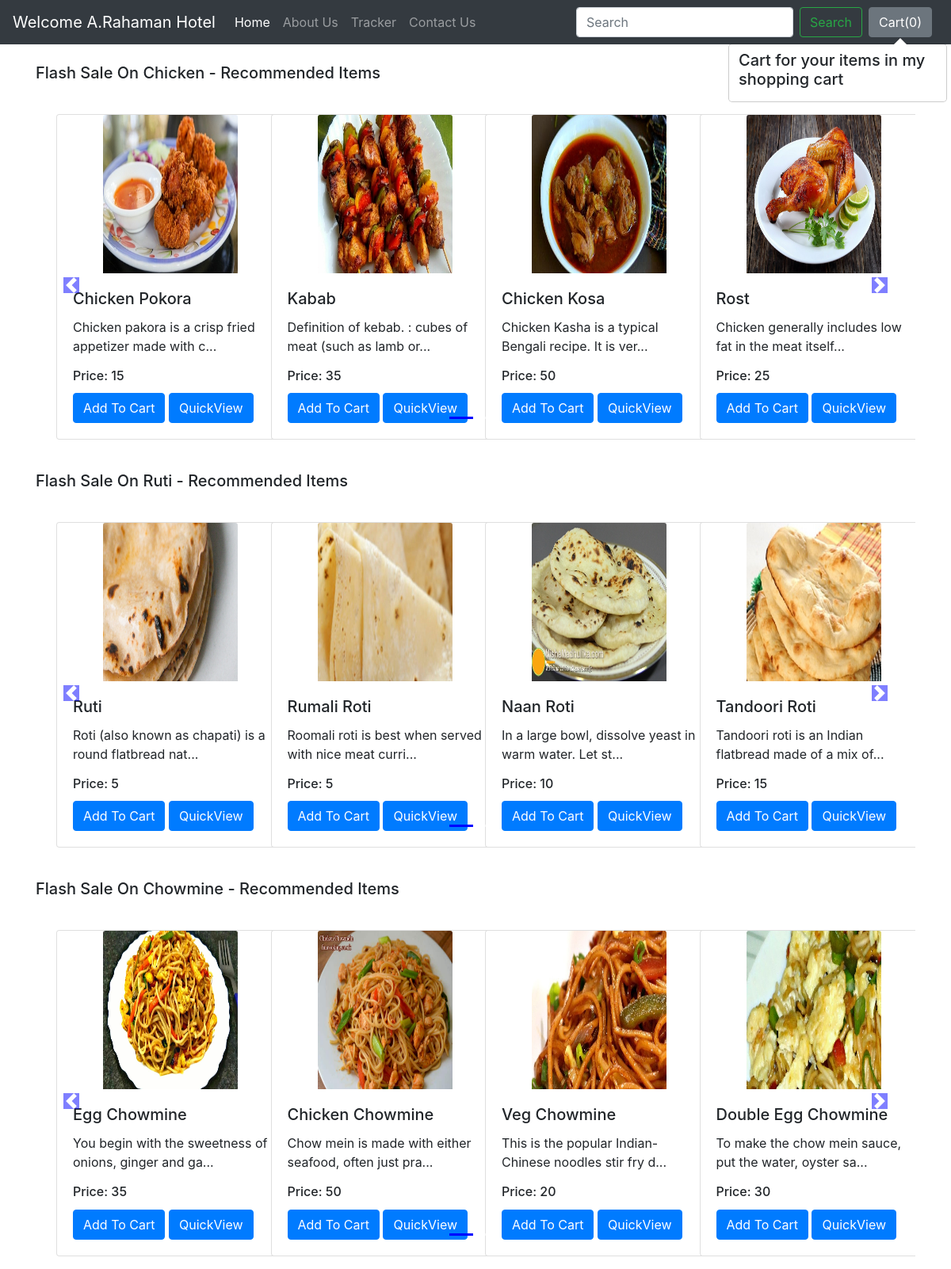
The app's page /shop/ with its own data.
### shop/models.py (models this page shows, shortened)
class Product(models.Model):
    product_id = models.AutoField
    product_name = models.CharField(max_length=50)
    category = models.CharField(max_length=50, default="")
    subcategory = models.CharField(max_length=50, default="")
    price = models.IntegerField(default=0)
    desc = models.CharField(max_length=300)
    pub_date = models.DateField()
    image = models.ImageField(upload_to='shop/images', default="")

### shop/views.py (the view)
# urls.py: path('', views.index)
def index(request):
    allProds = []
    catprods = Product.objects.values('category', 'id')
    cats = {item['category'] for item in catprods}
    for cat in cats:
        prod = Product.objects.filter(category=cat)
        n = len(prod)
        nSlides = n // 4 + ceil((n / 4) - (n // 4))
        allProds.append([prod, range(1, nSlides), nSlides])
    params = {'allProds':allProds}
    return render(request, 'shop/index.html', params)

### shop/templates/shop/index.html (shortened to what this page needs)
{% extends 'shop/basic.html' %}
{% block body %}
{% load static %}
<div class="container">
    {% for product, range, nSlides in allProds %}
    <h5 class="my-4">Flash Sale On {{product.0.category}} - Recommended Items</h5>
    <div class="row">
        <div id="demo{{forloop.counter}}" class="col carousel slide my-3" data-ride="carousel">
            <ul class="carousel-indicators">
                <li data-target="#demo{{forloop.counter}}" data-slide-to="0" class="active"></li>
                {% for i in range %}
                <li data-target="#demo{{forloop.parentloop.counter}}" data-slide-to="{{i}}"></li>
                {% endfor %}
            </ul>
            <div class="container carousel-inner no-padding">
                <div class="carousel-item active">
                    {% for i in product %}
                    <div class="col-xs-3 col-sm-3 col-md-3">
                        <div class="card align-items-center" style="width: 18rem;">
                            <img src='/media/{{i.image}}' class="card-img-top" alt="...">
                            <div class="card-body">
                                <h5 class="card-title" id="namepr{{i.id}}">{{i.product_name}}</h5>
                                <p class="card-text">{{i.desc|slice:"0:53"}}...</p>
                                <h6 class="card-title"> Price: <span id="pricepr{{i.id}}">{{i.price}}</span></h6>
                                <span id="divpr{{i.id}}" class="divpr">
                                    <button id="pr{{i.id}}" class="btn btn-primary cart">Add To Cart</button>
                                </span>
                                <a href="/shop/products/{{i.id}}"><button id="qv{{i.id}}" class="btn btn-primary cart">QuickView</button></a>
                            </div>
                        </div>
                    </div>
                    {% if forloop.counter|divisibleby:4 and forloop.counter > 0 and not forloop.last %}
                </div>
                    {% endif %}
                    {% endfor %}
            </div>
        </div>
        <a class="carousel-control-prev" href="#demo{{forloop.counter}}" data-slide="prev">
            <span class="carousel-control-prev-icon"></span>
        </a>
        <a class="carousel-control-next" href="#demo{{forloop.counter}}" data-slide="next">
            <span class="carousel-control-next-icon"></span>
        </a>
    </div>
    {% endfor %}
</div>
{% endblock %}

### shop/templates/shop/basic.html (shortened to what this page needs)
<!doctype html>
<html lang="en">
  <head>
    <link rel="stylesheet" href="https://stackpath.bootstrapcdn.com/bootstrap/4.2.1/css/bootstrap.min.css">
  </head>
  <body>
    <nav class="navbar navbar-expand-lg navbar-dark bg-dark">
  <a class="navbar-brand" href="/shop">Welcome A.Rahaman Hotel</a>
  <div class="collapse navbar-collapse" id="navbarSupportedContent">
    <ul class="navbar-nav mr-auto">
      <li class="nav-item active">
        <a class="nav-link" href="/shop">Home <span class="sr-only">(current)</span></a>
      </li>
      <li class="nav-item">
        <a class="nav-link" href="/shop/about">About Us</a>
      </li>
      <li class="nav-item">
        <a class="nav-link" href="/shop/tracker">Tracker</a>
      </li>
      <li class="nav-item">
        <a class="nav-link" href="/shop/contact">Contact Us</a>
      </li>
    </ul>
    <form class="form-inline my-2 my-lg-0">
      <input class="form-control mr-sm-2" type="search" placeholder="Search" aria-label="Search">
      <button class="btn btn-outline-success my-2 my-sm-0" type="submit">Search</button>
    </form>
    <button type="button" class="btn btn-secondary mx-2" id="popcart" data-container="body" data-toggle="popover" data-placement="bottom" data-html="true" data-content="Vivamus
sagittis lacus vel augue laoreet rutrum faucibus.">
  Cart(<span id="cart">0</span>)
</button>
  </div>
</nav>
  {% block body %} {% endblock %}
  </body>
</html>

### records on screen
Product: category "Chicken", image (picture), product_name "Chicken Pokora", desc "Chicken pakora is a crisp fried appetizer made with c", price "15"
Product: image (picture), product_name "Kabab", desc "Definition of kebab. : cubes of meat (such as lamb or", price "35"
Product: image (picture), product_name "Chicken Kosa", desc "Chicken Kasha is a typical Bengali recipe. It is ver", price "50"
Product: image (picture), product_name "Rost", desc "Chicken generally includes low fat in the meat itself", price "25"
Product: category "Ruti", image (picture), product_name "Ruti", desc "Roti (also known as chapati) is a round flatbread nat", price "5"
Product: image (picture), product_name "Rumali Roti", desc "Roomali roti is best when served with nice meat curri", price "5"
Product: image (picture), product_name "Naan Roti", desc "In a large bowl, dissolve yeast in warm water. Let st", price "10"
Product: image (picture), product_name "Tandoori Roti", desc "Tandoori roti is an Indian flatbread made of a mix of", price "15"
Product: category "Chowmine", image (picture), product_name "Egg Chowmine", desc "You begin with the sweetness of onions, ginger and ga", price "35"
Product: image (picture), product_name "Chicken Chowmine", desc "Chow mein is made with either seafood, often just pra", price "50"
Product: image (picture), product_name "Veg Chowmine", desc "This is the popular Indian-Chinese noodles stir fry d", price "20"
Product: image (picture), product_name "Double Egg Chowmine", desc "To make the chow mein sauce, put the water, oyster sa", price "30"
